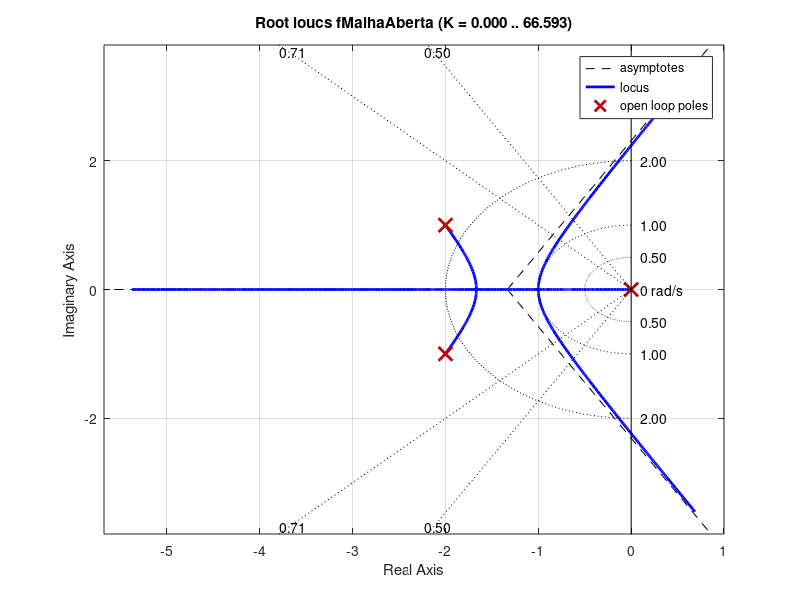

Recreate this plot in MATLAB.
% Felipe Bandeira
% segunda questão
clear all
% função de malha aberta
fMalhaAberta = tf([1], [1 4 5 0]);
rlocus(fMalhaAberta);
sgrid([0.5 0.707], [0.5 1 2]);